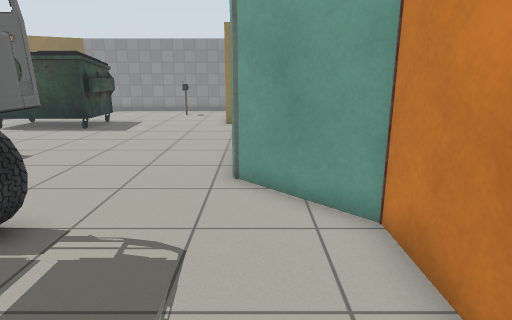
[1] (above)

19 first-person views from a walk through a robot-simulator world made for Gazebo. The camera is 1.2 m above the floor, tilts 14° down and sees 75° across. Floor lines are 1 m apart. The floor is counted in squares, 0.5 m on a side. Each view is taken from the middle of a square. On the plan, view 1 faces up. The plan holds only what a view shows up to about 19 squares ahead; the rest is blank. Robots are left out. Gazebo's built-in surfaces are drawn with simple patterns. Some stock models are drawn as simple stand-ins.

[2]
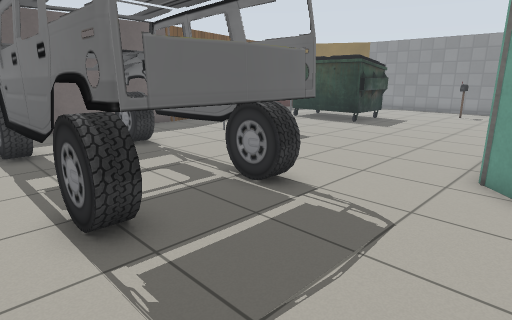

[3]
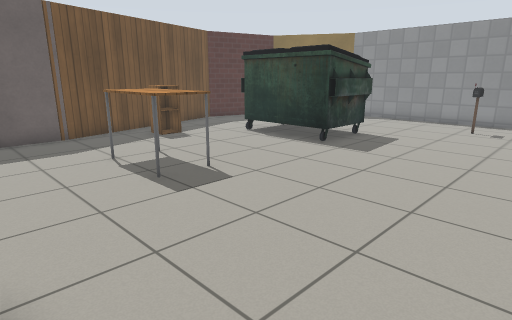

[4]
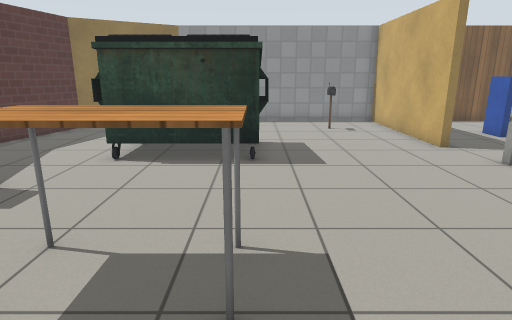

[5]
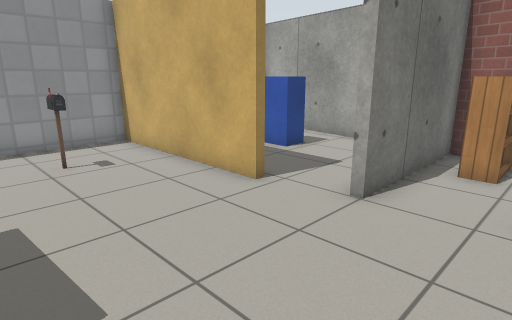

[6]
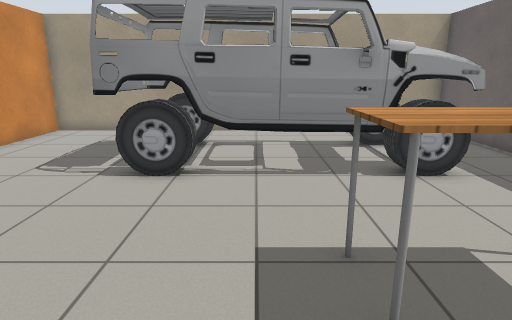

[7]
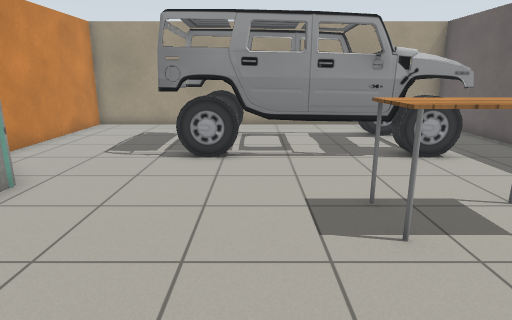

[8]
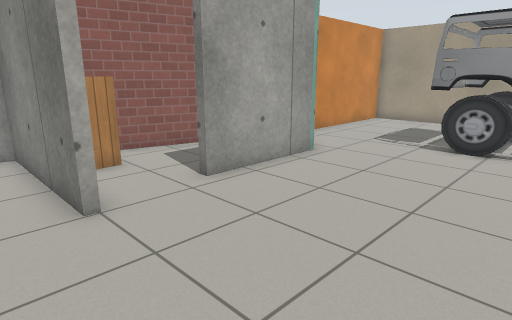

[9]
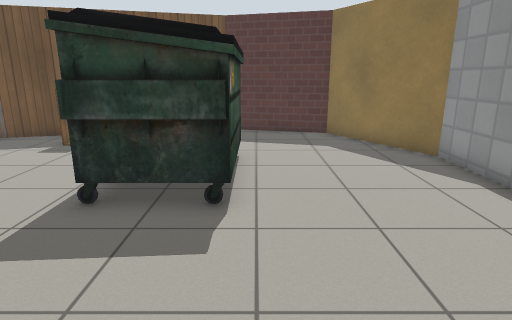

[10]
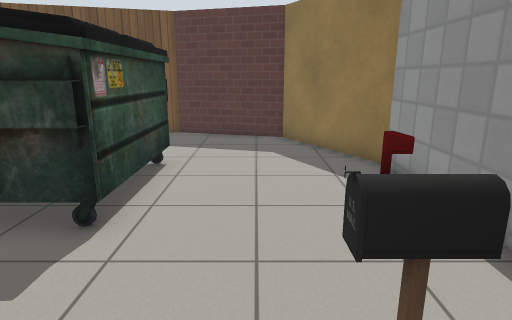

[11]
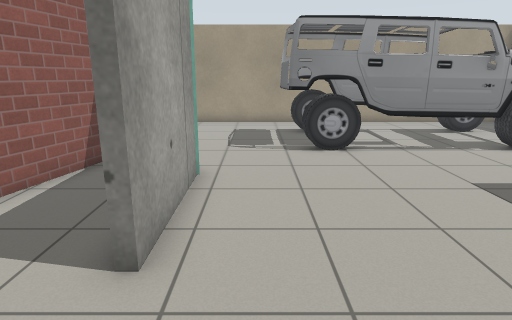

[12]
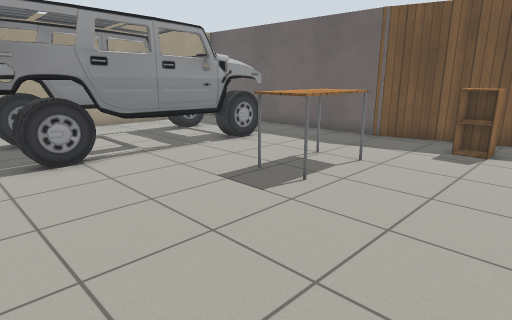

[13]
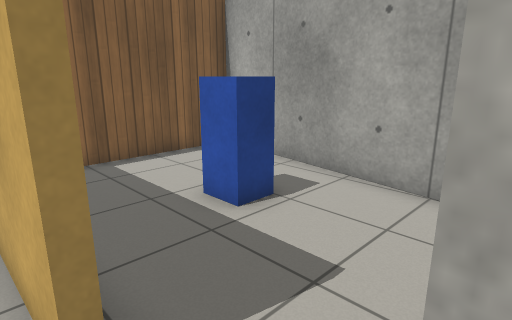

[14]
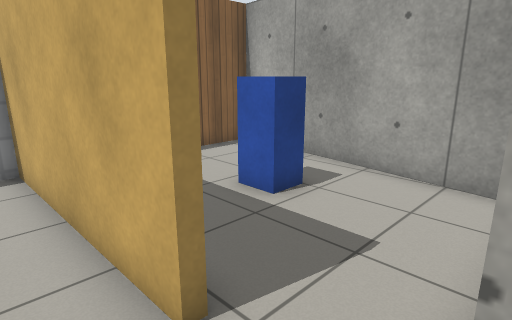

[15]
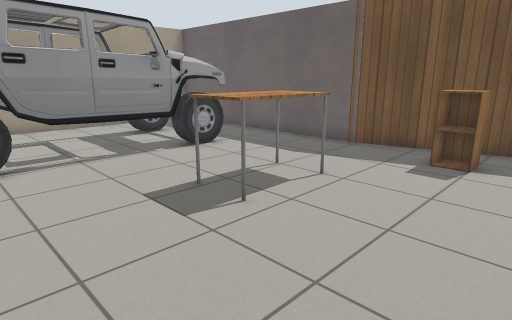

[16]
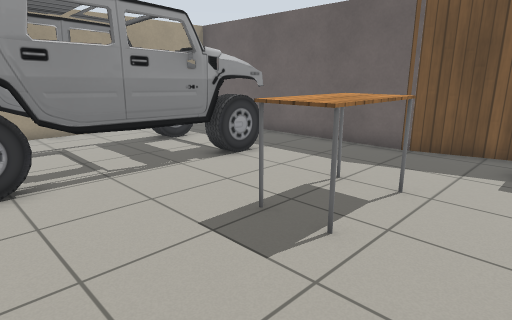

[17]
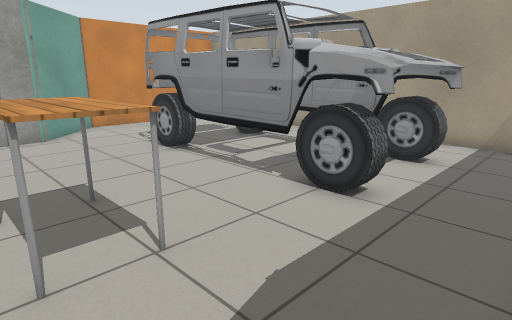

[18]
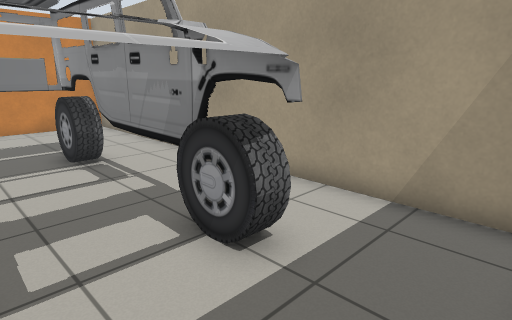

[19]
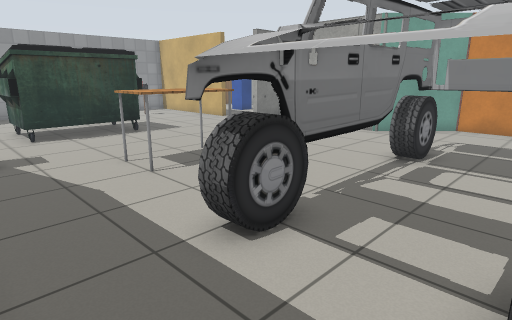

### Floor plan
Key: @ floor where view 1 was taken; # wall or solid block; . floor; U dumpster; C car; T table; P postbox; A cabinet; B bookshelf.
Columns run from 18 left of view 1 to 6 right of it. Each row starts with its distance up from view 1.
 25      ####################
 24    ###...........# .....#
 23  ###.............#..... #
 22  #............P..#....  #
 21  #...............#......#
 20 ##...............#..PP..#
 19 #................#......#
 18 #.....UUUUU......#.....##
 17 #.....U   U............#
 16 ##....UUUUU............#
 15  #................######
 14  #..................BBB#
 13  #..A.................##
 12  ##.A.............#...#
 11   #...............#...#
 10   #....TTTT.......#...#
  9   #....TTTT.......#..##
  8   #...............#..#
  7   #...............##.#
  6   #................###
  5   #...CCCCCCCCCC....#
  4   #...CCCCCCCCCC....#
  3   #..CCCCCCCCCCC....#
  2   #...CCCCCCCCCC....#
  1   #...CCCCCCCCCC....#
  0   #...............@.#
 -1   #.................#
 -2   #.................#
 -3   ###################

Positions as (right, up) in squares from view 1, and headings:
1: (0, 0), facing up
2: (1, -1), facing up-left
3: (-1, 5), facing up-left
4: (-8, 6), facing up
5: (-7, 12), facing up-right
6: (-7, 13), facing down
7: (-6, 15), facing down
8: (-7, 17), facing down-right
9: (-2, 19), facing left
10: (-3, 21), facing left
11: (-2, 16), facing down
12: (-2, 15), facing down-left
13: (-2, 15), facing up-right
14: (-3, 15), facing up-right
15: (-4, 15), facing down-left
16: (-4, 13), facing down-left
17: (-15, 11), facing down-right
18: (-15, 4), facing down-right
19: (-15, 1), facing up-right
